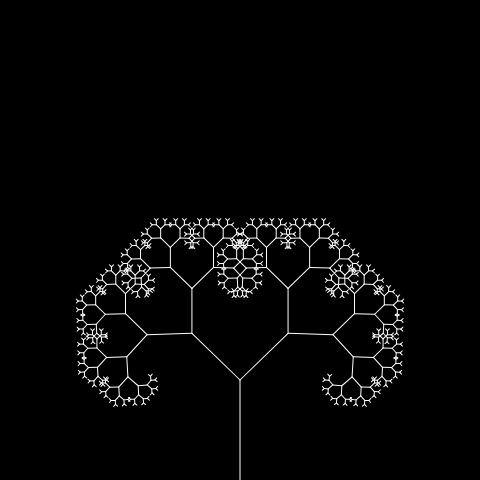
Frame 1 (no input)
Frame 60 (no input): identical to frame 1, image omitted
Frame 120 (the mouse pressed at the canvas centre since frame 60): identical to frame 1, image omitted

The p5.js sketch that drew this single still picture (run headless with seeded random() and noise() and a simulated clock; from frame 60 on, the mouse is pressed at the canvas centre):

// p5.js sketch
// ── sketch.js
var angle = 0;
var maxAngle = 0.1;
var minAngle = 0.8;

var slider;
var stop = false;

function setup(){
    // put setup code here
    createCanvas(480, 480);
    slider = createSlider(0, PI/2, PI/4, 0.1);
}

function draw(){
    // put drawing code here
    background(0);
    angle = slider.value();
    stroke(255);
    // translate the origin to bottom center
    translate(240, height);

    branch(100);

}

function branch(len){

    line(0, 0, 0, -len);
    translate(0, -len);
    
    if (len > 4){
        push();
        rotate(angle);
        branch(len*0.67);
        pop();

        push();
        rotate(-angle);
        branch(len*0.67);
        pop();
    }
}

// ── christmas.js
var angle = 0;
var maxAngle = 0.1;
var minAngle = 0.8;

var slider;
var stop = false;

function setup(){
    // put setup code here
    createCanvas(480, 480);
    slider = createSlider(0, PI/2, PI/4, 0.1);
}


function draw(){
    // put drawing code here
    background(0);
    angle = 0.2;        // slider.value();
    // console.log(angle);
    stroke(255);

    // for drawing a star
    push();
    translate(width*0.8, height*0.5);
    star(0, 0, 10, 25, 6);
    pop();

    // translate the origin to bottom center
    translate(240, height);

    // draw the trunk
    strokeWeight(4);
    stroke(124, 41, 2);
    line(0, 0, 0, -180);

    // draw the leaves
    strokeWeight(1);
    stroke(23, 140, 25);
    translate(0, -200);
    christmas(100);

}

function christmas(len) {

    for(i = 0; i < 5; i++) {
        // if (len > 10){
            push();
            branch(len*0.67);
            pop();

            push();
            rotate(angle/2);
            branch(len*0.50);
            pop();

            push();
            rotate(-angle/2);
            branch(len*0.50);
            pop();

            push();
            rotate(angle);
            branch(len*0.67);
            pop();

            push();
            rotate(-angle);
            branch(len*0.67);
            pop();
        // }

    }

}

function branch(len) {

    line(0, 0, 0, len);
    translate(0, len);
        if (len > 20){
            push();
            branch(len*0.67);
            pop();

            push();
            rotate(angle/2);
            branch(len*0.50);
            pop();

            push();
            rotate(-angle/2);
            branch(len*0.50);
            pop();

            push();
            rotate(angle);
            branch(len*0.67);
            pop();

            push();
            rotate(-angle);
            branch(len*0.67);
            pop();
        }


}

function star(x, y, radius1, radius2, npoints) {
  var angle = TWO_PI / npoints;
  var halfAngle = angle/2.0;
  beginShape();
  for (var a = 0; a < TWO_PI; a += angle) {
    var sx = x + cos(a) * radius2;
    var sy = y + sin(a) * radius2;
    vertex(sx, sy);
    sx = x + cos(a+halfAngle) * radius1;
    sy = y + sin(a+halfAngle) * radius1;
    vertex(sx, sy);
  }
  endShape(CLOSE);
}
